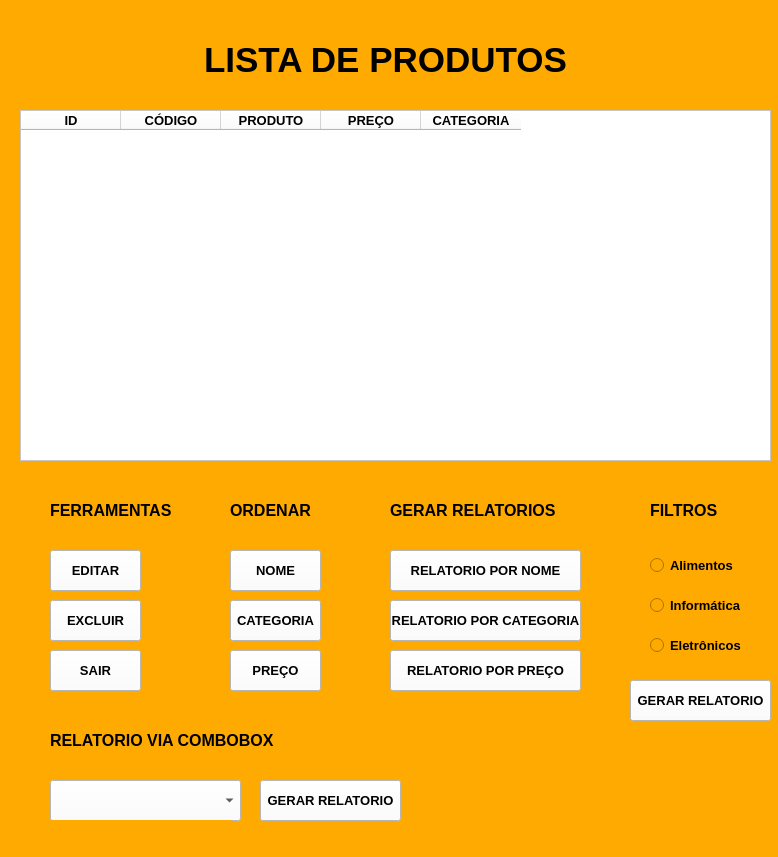
<?xml version="1.0" encoding="UTF-8"?>
<ui version="4.0">
 <class>Form</class>
 <widget class="QWidget" name="Form">
  <property name="geometry">
   <rect>
    <x>0</x>
    <y>0</y>
    <width>778</width>
    <height>857</height>
   </rect>
  </property>
  <property name="font">
   <font>
    <weight>75</weight>
    <bold>true</bold>
   </font>
  </property>
  <property name="windowTitle">
   <string>Form</string>
  </property>
  <property name="styleSheet">
   <string notr="true">background-color: rgb(207, 255, 255);
background-color: rgb(255, 170, 0);</string>
  </property>
  <widget class="QTableWidget" name="tableWidget">
   <property name="geometry">
    <rect>
     <x>20</x>
     <y>110</y>
     <width>751</width>
     <height>351</height>
    </rect>
   </property>
   <property name="styleSheet">
    <string notr="true">background-color: rgb(255, 255, 255);</string>
   </property>
   <column>
    <property name="text">
     <string>ID</string>
    </property>
    <property name="font">
     <font>
      <pointsize>10</pointsize>
      <weight>75</weight>
      <bold>true</bold>
     </font>
    </property>
   </column>
   <column>
    <property name="text">
     <string>CÓDIGO</string>
    </property>
    <property name="font">
     <font>
      <pointsize>10</pointsize>
      <weight>75</weight>
      <bold>true</bold>
     </font>
    </property>
   </column>
   <column>
    <property name="text">
     <string>PRODUTO</string>
    </property>
    <property name="font">
     <font>
      <pointsize>10</pointsize>
      <weight>75</weight>
      <bold>true</bold>
     </font>
    </property>
   </column>
   <column>
    <property name="text">
     <string>PREÇO</string>
    </property>
    <property name="font">
     <font>
      <pointsize>10</pointsize>
      <weight>75</weight>
      <bold>true</bold>
     </font>
    </property>
   </column>
   <column>
    <property name="text">
     <string>CATEGORIA</string>
    </property>
    <property name="font">
     <font>
      <pointsize>10</pointsize>
      <weight>75</weight>
      <bold>true</bold>
     </font>
    </property>
   </column>
  </widget>
  <widget class="QLabel" name="label">
   <property name="geometry">
    <rect>
     <x>70</x>
     <y>30</y>
     <width>631</width>
     <height>61</height>
    </rect>
   </property>
   <property name="font">
    <font>
     <pointsize>24</pointsize>
     <weight>75</weight>
     <italic>false</italic>
     <bold>true</bold>
    </font>
   </property>
   <property name="text">
    <string>&lt;html&gt;&lt;head/&gt;&lt;body&gt;&lt;p align=&quot;center&quot;&gt;&lt;span style=&quot; font-size:26pt;&quot;&gt;LISTA DE PRODUTOS&lt;/span&gt;&lt;/p&gt;&lt;/body&gt;&lt;/html&gt;</string>
   </property>
  </widget>
  <widget class="QPushButton" name="pushButton_4">
   <property name="geometry">
    <rect>
     <x>50</x>
     <y>600</y>
     <width>91</width>
     <height>41</height>
    </rect>
   </property>
   <property name="font">
    <font>
     <pointsize>10</pointsize>
     <weight>75</weight>
     <bold>true</bold>
    </font>
   </property>
   <property name="styleSheet">
    <string notr="true">background-color: rgb(255, 255, 255);
color: rgb(0, 0, 0);</string>
   </property>
   <property name="text">
    <string>EXCLUIR</string>
   </property>
  </widget>
  <widget class="QPushButton" name="pushButton_5">
   <property name="geometry">
    <rect>
     <x>50</x>
     <y>550</y>
     <width>91</width>
     <height>41</height>
    </rect>
   </property>
   <property name="font">
    <font>
     <pointsize>10</pointsize>
     <weight>75</weight>
     <bold>true</bold>
    </font>
   </property>
   <property name="styleSheet">
    <string notr="true">background-color: rgb(255, 255, 255);
color: rgb(0, 0, 0);</string>
   </property>
   <property name="text">
    <string>EDITAR</string>
   </property>
  </widget>
  <widget class="QPushButton" name="pushButton_6">
   <property name="geometry">
    <rect>
     <x>230</x>
     <y>550</y>
     <width>91</width>
     <height>41</height>
    </rect>
   </property>
   <property name="font">
    <font>
     <pointsize>10</pointsize>
     <weight>75</weight>
     <bold>true</bold>
    </font>
   </property>
   <property name="styleSheet">
    <string notr="true">background-color: rgb(255, 255, 255);
color: rgb(0, 0, 0);</string>
   </property>
   <property name="text">
    <string>NOME</string>
   </property>
  </widget>
  <widget class="QPushButton" name="pushButton_7">
   <property name="geometry">
    <rect>
     <x>230</x>
     <y>650</y>
     <width>91</width>
     <height>41</height>
    </rect>
   </property>
   <property name="font">
    <font>
     <pointsize>10</pointsize>
     <weight>75</weight>
     <bold>true</bold>
    </font>
   </property>
   <property name="styleSheet">
    <string notr="true">background-color: rgb(255, 255, 255);
color: rgb(0, 0, 0);</string>
   </property>
   <property name="text">
    <string>PREÇO</string>
   </property>
  </widget>
  <widget class="QPushButton" name="pushButton_8">
   <property name="geometry">
    <rect>
     <x>230</x>
     <y>600</y>
     <width>91</width>
     <height>41</height>
    </rect>
   </property>
   <property name="font">
    <font>
     <pointsize>10</pointsize>
     <weight>75</weight>
     <bold>true</bold>
    </font>
   </property>
   <property name="styleSheet">
    <string notr="true">background-color: rgb(255, 255, 255);
color: rgb(0, 0, 0);</string>
   </property>
   <property name="text">
    <string>CATEGORIA</string>
   </property>
  </widget>
  <widget class="QRadioButton" name="radioButton">
   <property name="geometry">
    <rect>
     <x>650</x>
     <y>550</y>
     <width>91</width>
     <height>31</height>
    </rect>
   </property>
   <property name="font">
    <font>
     <pointsize>10</pointsize>
     <weight>75</weight>
     <bold>true</bold>
    </font>
   </property>
   <property name="text">
    <string>Alimentos</string>
   </property>
  </widget>
  <widget class="QLabel" name="label_2">
   <property name="geometry">
    <rect>
     <x>230</x>
     <y>490</y>
     <width>111</width>
     <height>41</height>
    </rect>
   </property>
   <property name="font">
    <font>
     <weight>75</weight>
     <italic>false</italic>
     <bold>true</bold>
    </font>
   </property>
   <property name="text">
    <string>&lt;html&gt;&lt;head/&gt;&lt;body&gt;&lt;p&gt;&lt;span style=&quot; font-size:12pt;&quot;&gt;ORDENAR&lt;/span&gt;&lt;/p&gt;&lt;/body&gt;&lt;/html&gt;</string>
   </property>
  </widget>
  <widget class="QLabel" name="label_3">
   <property name="geometry">
    <rect>
     <x>650</x>
     <y>490</y>
     <width>71</width>
     <height>41</height>
    </rect>
   </property>
   <property name="font">
    <font>
     <weight>75</weight>
     <italic>false</italic>
     <bold>true</bold>
    </font>
   </property>
   <property name="text">
    <string>&lt;html&gt;&lt;head/&gt;&lt;body&gt;&lt;p&gt;&lt;span style=&quot; font-size:12pt;&quot;&gt;FILTROS&lt;/span&gt;&lt;/p&gt;&lt;/body&gt;&lt;/html&gt;</string>
   </property>
  </widget>
  <widget class="QRadioButton" name="radioButton_2">
   <property name="geometry">
    <rect>
     <x>650</x>
     <y>590</y>
     <width>101</width>
     <height>31</height>
    </rect>
   </property>
   <property name="font">
    <font>
     <pointsize>10</pointsize>
     <weight>75</weight>
     <bold>true</bold>
    </font>
   </property>
   <property name="text">
    <string>Informática</string>
   </property>
  </widget>
  <widget class="QRadioButton" name="radioButton_3">
   <property name="geometry">
    <rect>
     <x>650</x>
     <y>630</y>
     <width>101</width>
     <height>31</height>
    </rect>
   </property>
   <property name="font">
    <font>
     <pointsize>10</pointsize>
     <weight>75</weight>
     <bold>true</bold>
    </font>
   </property>
   <property name="text">
    <string>Eletrônicos</string>
   </property>
  </widget>
  <widget class="QPushButton" name="pushButton_9">
   <property name="geometry">
    <rect>
     <x>630</x>
     <y>680</y>
     <width>141</width>
     <height>41</height>
    </rect>
   </property>
   <property name="font">
    <font>
     <pointsize>10</pointsize>
     <weight>75</weight>
     <bold>true</bold>
    </font>
   </property>
   <property name="whatsThis">
    <string>&lt;html&gt;&lt;head/&gt;&lt;body&gt;&lt;p align=&quot;center&quot;&gt;GERAR&lt;/p&gt;&lt;/body&gt;&lt;/html&gt;</string>
   </property>
   <property name="styleSheet">
    <string notr="true">background-color: rgb(255, 255, 255);
color: rgb(0, 0, 0);</string>
   </property>
   <property name="text">
    <string>GERAR RELATORIO</string>
   </property>
  </widget>
  <widget class="QLabel" name="label_4">
   <property name="geometry">
    <rect>
     <x>390</x>
     <y>490</y>
     <width>171</width>
     <height>41</height>
    </rect>
   </property>
   <property name="font">
    <font>
     <weight>75</weight>
     <italic>false</italic>
     <bold>true</bold>
    </font>
   </property>
   <property name="text">
    <string>&lt;html&gt;&lt;head/&gt;&lt;body&gt;&lt;p&gt;&lt;span style=&quot; font-size:12pt;&quot;&gt;GERAR RELATORIOS&lt;/span&gt;&lt;/p&gt;&lt;/body&gt;&lt;/html&gt;</string>
   </property>
  </widget>
  <widget class="QPushButton" name="pushButton_10">
   <property name="geometry">
    <rect>
     <x>390</x>
     <y>550</y>
     <width>191</width>
     <height>41</height>
    </rect>
   </property>
   <property name="font">
    <font>
     <pointsize>10</pointsize>
     <weight>75</weight>
     <bold>true</bold>
    </font>
   </property>
   <property name="styleSheet">
    <string notr="true">background-color: rgb(255, 255, 255);
color: rgb(0, 0, 0);</string>
   </property>
   <property name="text">
    <string>RELATORIO POR NOME</string>
   </property>
  </widget>
  <widget class="QPushButton" name="pushButton_11">
   <property name="geometry">
    <rect>
     <x>390</x>
     <y>650</y>
     <width>191</width>
     <height>41</height>
    </rect>
   </property>
   <property name="font">
    <font>
     <pointsize>10</pointsize>
     <weight>75</weight>
     <bold>true</bold>
    </font>
   </property>
   <property name="styleSheet">
    <string notr="true">background-color: rgb(255, 255, 255);
color: rgb(0, 0, 0);</string>
   </property>
   <property name="text">
    <string>RELATORIO POR PREÇO</string>
   </property>
  </widget>
  <widget class="QPushButton" name="pushButton_12">
   <property name="geometry">
    <rect>
     <x>390</x>
     <y>600</y>
     <width>191</width>
     <height>41</height>
    </rect>
   </property>
   <property name="font">
    <font>
     <pointsize>10</pointsize>
     <weight>75</weight>
     <bold>true</bold>
    </font>
   </property>
   <property name="styleSheet">
    <string notr="true">background-color: rgb(255, 255, 255);
color: rgb(0, 0, 0);</string>
   </property>
   <property name="text">
    <string>RELATORIO POR CATEGORIA</string>
   </property>
  </widget>
  <widget class="QLabel" name="label_5">
   <property name="geometry">
    <rect>
     <x>50</x>
     <y>490</y>
     <width>131</width>
     <height>41</height>
    </rect>
   </property>
   <property name="font">
    <font>
     <weight>75</weight>
     <italic>false</italic>
     <bold>true</bold>
    </font>
   </property>
   <property name="text">
    <string>&lt;html&gt;&lt;head/&gt;&lt;body&gt;&lt;p&gt;&lt;span style=&quot; font-size:12pt;&quot;&gt;FERRAMENTAS&lt;/span&gt;&lt;/p&gt;&lt;/body&gt;&lt;/html&gt;</string>
   </property>
  </widget>
  <widget class="QLabel" name="label_6">
   <property name="geometry">
    <rect>
     <x>50</x>
     <y>720</y>
     <width>271</width>
     <height>41</height>
    </rect>
   </property>
   <property name="font">
    <font>
     <weight>75</weight>
     <italic>false</italic>
     <bold>true</bold>
    </font>
   </property>
   <property name="text">
    <string>&lt;html&gt;&lt;head/&gt;&lt;body&gt;&lt;p&gt;&lt;span style=&quot; font-size:12pt;&quot;&gt;RELATORIO VIA COMBOBOX&lt;/span&gt;&lt;/p&gt;&lt;/body&gt;&lt;/html&gt;</string>
   </property>
  </widget>
  <widget class="QComboBox" name="comboBox">
   <property name="geometry">
    <rect>
     <x>50</x>
     <y>780</y>
     <width>191</width>
     <height>41</height>
    </rect>
   </property>
   <property name="font">
    <font>
     <weight>75</weight>
     <bold>true</bold>
    </font>
   </property>
   <property name="styleSheet">
    <string notr="true">background-color: rgb(255, 255, 255);
color: rgb(0, 0, 0);</string>
   </property>
  </widget>
  <widget class="QPushButton" name="pushButton_13">
   <property name="geometry">
    <rect>
     <x>260</x>
     <y>780</y>
     <width>141</width>
     <height>41</height>
    </rect>
   </property>
   <property name="font">
    <font>
     <pointsize>10</pointsize>
     <weight>75</weight>
     <bold>true</bold>
    </font>
   </property>
   <property name="styleSheet">
    <string notr="true">background-color: rgb(255, 255, 255);
color: rgb(0, 0, 0);</string>
   </property>
   <property name="text">
    <string>GERAR RELATORIO</string>
   </property>
  </widget>
  <widget class="QLabel" name="label_7">
   <property name="geometry">
    <rect>
     <x>50</x>
     <y>820</y>
     <width>181</width>
     <height>21</height>
    </rect>
   </property>
   <property name="text">
    <string/>
   </property>
  </widget>
  <widget class="QPushButton" name="pushButton">
   <property name="geometry">
    <rect>
     <x>50</x>
     <y>650</y>
     <width>91</width>
     <height>41</height>
    </rect>
   </property>
   <property name="font">
    <font>
     <pointsize>10</pointsize>
     <weight>75</weight>
     <bold>true</bold>
    </font>
   </property>
   <property name="styleSheet">
    <string notr="true">background-color: rgb(255, 255, 255);
color: rgb(0, 0, 0);</string>
   </property>
   <property name="text">
    <string>SAIR</string>
   </property>
  </widget>
 </widget>
 <resources/>
 <connections/>
</ui>
